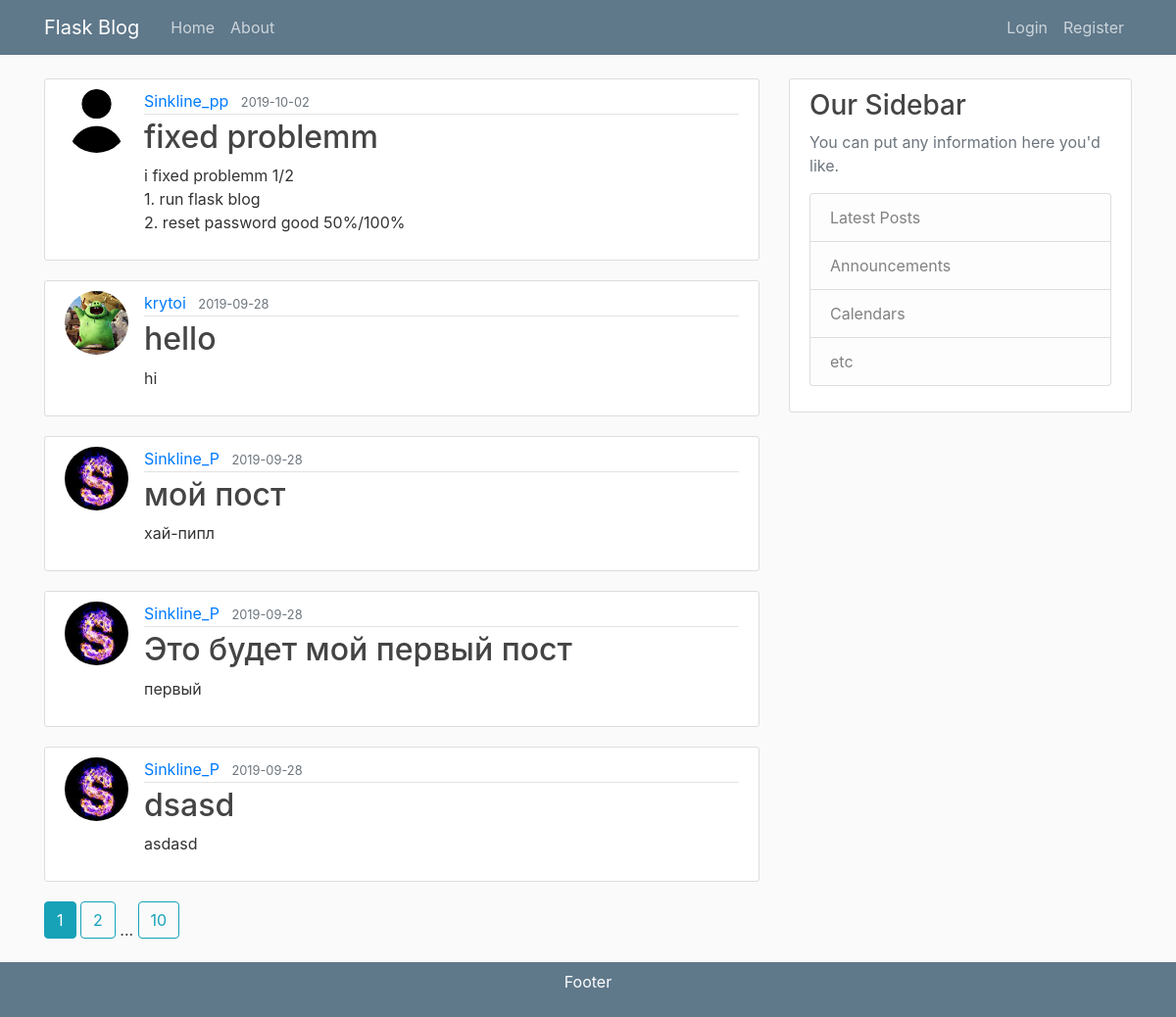
Page /home on the earlier database version.
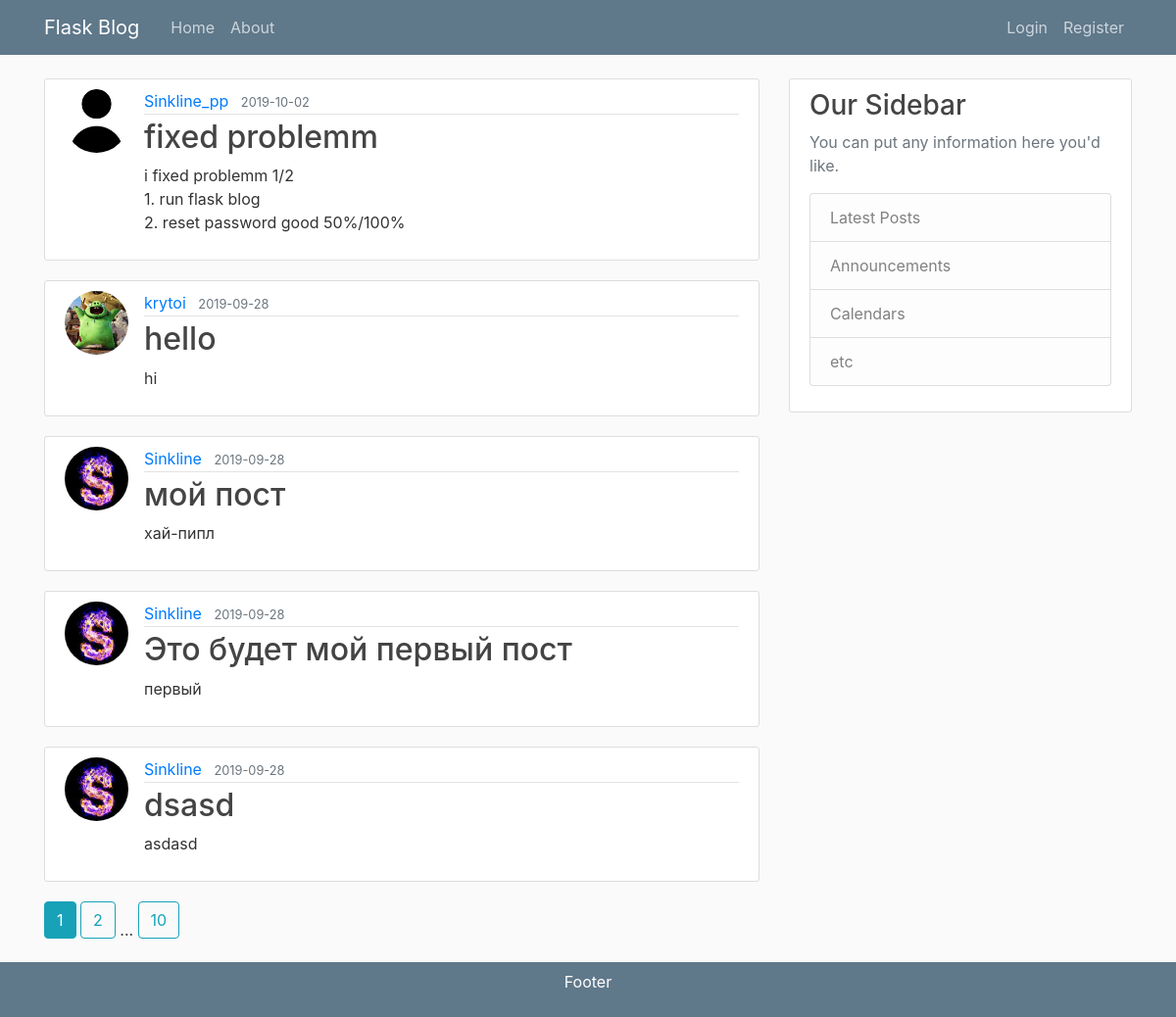
Same page on the later database version.
### flaskblog/models.py (models this page shows, shortened)
class Post(db.Model):
    id = db.Column(db.Integer, primary_key=True)
    title = db.Column(db.String(100), nullable=False)
    date_posted = db.Column(db.DateTime, nullable=False, default=datetime.utcnow)
    content = db.Column(db.Text, nullable=False)
    user_id = db.Column(db.Integer, db.ForeignKey('user.id'), nullable=False)

class User(db.Model, UserMixin):
    id = db.Column(db.Integer, primary_key=True)
    username = db.Column(db.String(20), unique=True, nullable=False)
    email = db.Column(db.String(120), unique=True, nullable=False)
    image_file = db.Column(db.String(20), nullable=False, default='default.jpg')
    password = db.Column(db.String(60), nullable=False)
    posts = db.relationship('Post', backref='author', lazy=True)

### flaskblog/main/routes.py (the view)
@main.route("/")
@main.route("/home")
def home():
    page = request.args.get('page', 1, type=int)
    posts = Post.query.order_by(Post.date_posted.desc()).paginate(page=page, per_page=5)
    return render_template('home.html', posts=posts)

### flaskblog/templates/home.html
{% extends "layout.html" %}
{% block content %}
    {% for post in posts.items %}
        <article class="media content-section">
          <img class="rounded-circle article-img" src="{{ url_for('static', filename='profile_pics/' + post.author.image_file) }}">
          <div class="media-body">
            <div class="article-metadata">
              <a class="mr-2" href="{{ url_for('users.user_posts', username=post.author.username) }}">{{ post.author.username }}</a>
              <small class="text-muted">{{ post.date_posted.strftime('%Y-%m-%d') }}</small>
            </div>
            <h2><a class="article-title" href="{{ url_for('posts.post', post_id=post.id) }}">{{ post.title }}</a></h2>
            <p class="article-content">{{ post.content }}</p>
          </div>
        </article>
    {% endfor %}
    {% for page_num in posts.iter_pages(left_edge=1, right_edge=1, left_current=1, right_current=2) %}
      {% if page_num %}
        {% if posts.page == page_num %}
          <a class="btn btn-info mb-4" href="{{ url_for('main.home', page=page_num) }}">{{ page_num }}</a>
        {% else %}
          <a class="btn btn-outline-info mb-4" href="{{ url_for('main.home', page=page_num) }}">{{ page_num }}</a>
        {% endif %}
      {% else %}
        ...
      {% endif %}
    {% endfor %}
{% endblock content %}

Differences in the rows shown:
changed through a linked row, Post "мой пост": author.username "Sinkline_P" → "Sinkline"
changed through a linked row, Post "Это будет мой первый пост": author.username "Sinkline_P" → "Sinkline"
changed through a linked row, Post "dsasd": author.username "Sinkline_P" → "Sinkline"
